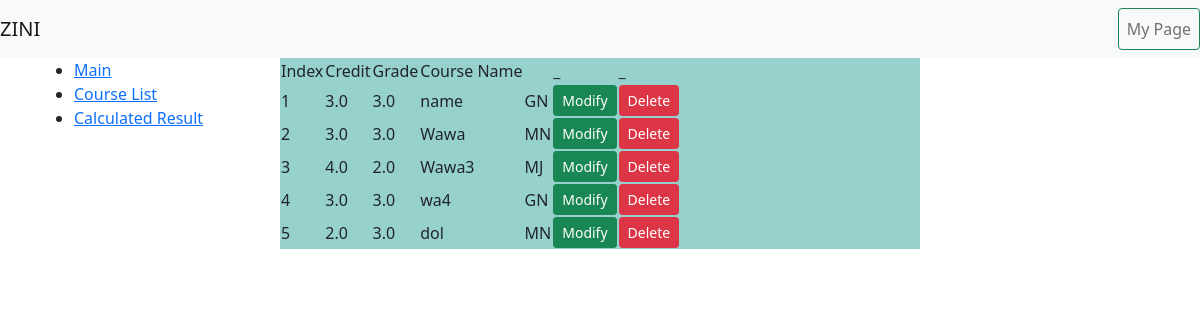
The page /list/ on the database as committed earlier.
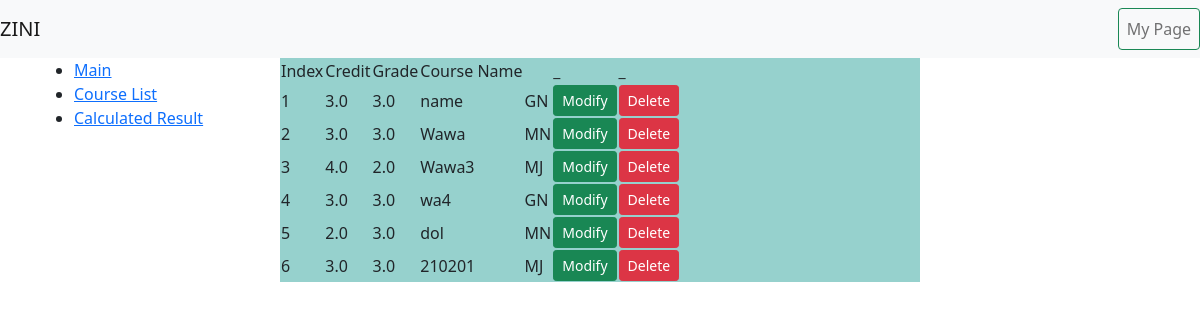
The same page on the database as committed later.
### gpa_calculator/models.py (models this page shows)
class Course(models.Model):
    TYPE={
        ("MJ","major"),
        ("MN","minor"),
        ("GN","general"),
    }
    STANDARD={
        (4.5,'4.5'),
        (4.3,'4.3'),
        (3.7,'3.7')
    }
    course_name=models.CharField(max_length=200)
    course_type=models.CharField(max_length=200,choices=TYPE)
    grade=models.FloatField()
    credits=models.FloatField()
    standard=models.FloatField(choices=STANDARD,null=True)

### gpa_calculator/views.py (the view)
# urls.py: path('list/',CourseListView.as_view(),name="list"),
class CourseListView(ListView):
    model=Course
    template_name = 'list.html'
    context_object_name = 'courses'
    def get_context_data(self, **kwargs):
        context = super().get_context_data(**kwargs)
        context['form'] = CourseInputForm()
        return context

### gpa_calculator/templates/list.html (shortened to what this page needs)
{%extends 'base.html'%}
{%block content%}
<div class="container">
    <div class="container-fluid">
        <div class="column" style="background-color:#96D1CD;">
                <table>
                    <thead>
                        <tr>
                            <td>Index</td>
                            <td>Credit</td>
                            <td>Grade</td>
                            <td>Course Name</td>
                            <td></td>
                            <td>_</td>
                            <td>_</td>
                        </tr>
                    </thead>
                    <tbody>
                        {%for course in object_list%}
                        <tr>
                            <td>{{forloop.counter}}</td>
                            <td>{{course.credits}}</td>
                            <td>{{course.grade}}</td>
                            <td>{{course.course_name}}</td>
                            <td>{{course.course_type}}</td>
                            <td><a href="#" class="btn btn-success btn-sm">Modify</a></td>
                            <td><a href="#" class="btn btn-danger btn-sm">Delete</a></td>
                        </tr>
                        {% endfor %}
                    </tbody>
                </table>
            </div>
    </div>
</div>
{%endblock%}

Rows that differ between the two databases and show on the page:
added Course: credits "3.0", grade "3.0", course_name "210201", course_type "MJ"
